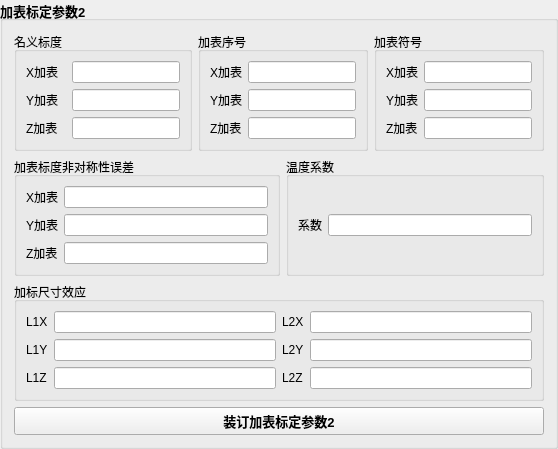
    <widget class="QGroupBox" name="groupBox_19">
     <property name="font">
      <font>
       <pointsize>10</pointsize>
       <weight>75</weight>
       <bold>true</bold>
      </font>
     </property>
     <property name="title">
      <string>加表标定参数2</string>
     </property>
     <layout class="QGridLayout" name="gridLayout_9">
      <item row="0" column="0">
       <widget class="QGroupBox" name="groupBox_23">
        <property name="font">
         <font>
          <pointsize>9</pointsize>
          <weight>50</weight>
          <bold>false</bold>
         </font>
        </property>
        <property name="title">
         <string>名义标度     </string>
        </property>
        <layout class="QGridLayout" name="gridLayout_24">
         <item row="0" column="0">
          <widget class="QLabel" name="label_61">
           <property name="maximumSize">
            <size>
             <width>40</width>
             <height>16777215</height>
            </size>
           </property>
           <property name="text">
            <string>X加表       </string>
           </property>
          </widget>
         </item>
         <item row="0" column="1">
          <widget class="QLineEdit" name="lineEdit_61">
           <property name="toolTip">
            <string>-2147.483648 ~2147.483647</string>
           </property>
          </widget>
         </item>
         <item row="1" column="0">
          <widget class="QLabel" name="label_62">
           <property name="maximumSize">
            <size>
             <width>40</width>
             <height>16777215</height>
            </size>
           </property>
           <property name="text">
            <string>Y加表</string>
           </property>
          </widget>
         </item>
         <item row="1" column="1">
          <widget class="QLineEdit" name="lineEdit_62">
           <property name="toolTip">
            <string>-2147.483648 ~2147.483647</string>
           </property>
          </widget>
         </item>
         <item row="2" column="0">
          <widget class="QLabel" name="label_63">
           <property name="maximumSize">
            <size>
             <width>40</width>
             <height>16777215</height>
            </size>
           </property>
           <property name="text">
            <string>Z加表</string>
           </property>
          </widget>
         </item>
         <item row="2" column="1">
          <widget class="QLineEdit" name="lineEdit_63">
           <property name="toolTip">
            <string>-2147.483648 ~2147.483647</string>
           </property>
          </widget>
         </item>
        </layout>
       </widget>
      </item>
      <item row="0" column="1" colspan="2">
       <widget class="QGroupBox" name="groupBox_24">
        <property name="font">
         <font>
          <pointsize>9</pointsize>
          <weight>50</weight>
          <bold>false</bold>
         </font>
        </property>
        <property name="title">
         <string>加表序号</string>
        </property>
        <layout class="QGridLayout" name="gridLayout_25">
         <item row="0" column="0">
          <widget class="QLabel" name="label_67">
           <property name="text">
            <string>X加表</string>
           </property>
          </widget>
         </item>
         <item row="0" column="1">
          <widget class="QLineEdit" name="lineEdit_67">
           <property name="toolTip">
            <string>-2147.483648 ~2147.483647</string>
           </property>
          </widget>
         </item>
         <item row="1" column="0">
          <widget class="QLabel" name="label_69">
           <property name="text">
            <string>Y加表</string>
           </property>
          </widget>
         </item>
         <item row="1" column="1">
          <widget class="QLineEdit" name="lineEdit_69">
           <property name="toolTip">
            <string>-2147.483648 ~2147.483647</string>
           </property>
          </widget>
         </item>
         <item row="2" column="0">
          <widget class="QLabel" name="label_71">
           <property name="text">
            <string>Z加表</string>
           </property>
          </widget>
         </item>
         <item row="2" column="1">
          <widget class="QLineEdit" name="lineEdit_71">
           <property name="toolTip">
            <string>-2147.483648 ~2147.483647</string>
           </property>
          </widget>
         </item>
        </layout>
       </widget>
      </item>
      <item row="0" column="3">
       <widget class="QGroupBox" name="groupBox_25">
        <property name="font">
         <font>
          <pointsize>9</pointsize>
          <weight>50</weight>
          <bold>false</bold>
         </font>
        </property>
        <property name="title">
         <string>加表符号</string>
        </property>
        <layout class="QGridLayout" name="gridLayout_26">
         <item row="0" column="0">
          <widget class="QLabel" name="label_64">
           <property name="text">
            <string>X加表</string>
           </property>
          </widget>
         </item>
         <item row="0" column="1">
          <widget class="QLineEdit" name="lineEdit_64">
           <property name="toolTip">
            <string>-1或1</string>
           </property>
          </widget>
         </item>
         <item row="1" column="0">
          <widget class="QLabel" name="label_65">
           <property name="text">
            <string>Y加表</string>
           </property>
          </widget>
         </item>
         <item row="1" column="1">
          <widget class="QLineEdit" name="lineEdit_65">
           <property name="toolTip">
            <string>-1或1</string>
           </property>
          </widget>
         </item>
         <item row="2" column="0">
          <widget class="QLabel" name="label_66">
           <property name="text">
            <string>Z加表</string>
           </property>
          </widget>
         </item>
         <item row="2" column="1">
          <widget class="QLineEdit" name="lineEdit_66">
           <property name="toolTip">
            <string>-1或1</string>
           </property>
          </widget>
         </item>
        </layout>
       </widget>
      </item>
      <item row="1" column="0" colspan="2">
       <widget class="QGroupBox" name="groupBox_21">
        <property name="font">
         <font>
          <pointsize>9</pointsize>
          <weight>50</weight>
          <bold>false</bold>
         </font>
        </property>
        <property name="title">
         <string>加表标度非对称性误差</string>
        </property>
        <layout class="QGridLayout" name="gridLayout_22">
         <item row="0" column="0">
          <widget class="QLabel" name="label_70">
           <property name="text">
            <string>X加表</string>
           </property>
          </widget>
         </item>
         <item row="0" column="1">
          <widget class="QLineEdit" name="lineEdit_70">
           <property name="toolTip">
            <string>-2147.483648 ~2147.483647</string>
           </property>
          </widget>
         </item>
         <item row="1" column="0">
          <widget class="QLabel" name="label_72">
           <property name="text">
            <string>Y加表</string>
           </property>
          </widget>
         </item>
         <item row="1" column="1">
          <widget class="QLineEdit" name="lineEdit_72">
           <property name="toolTip">
            <string>-2147.483648 ~2147.483647</string>
           </property>
          </widget>
         </item>
         <item row="2" column="0">
          <widget class="QLabel" name="label_68">
           <property name="text">
            <string>Z加表</string>
           </property>
          </widget>
         </item>
         <item row="2" column="1">
          <widget class="QLineEdit" name="lineEdit_68">
           <property name="toolTip">
            <string>-2147.483648 ~2147.483647</string>
           </property>
          </widget>
         </item>
        </layout>
       </widget>
      </item>
      <item row="1" column="2" colspan="2">
       <widget class="QGroupBox" name="groupBox_26">
        <property name="font">
         <font>
          <pointsize>9</pointsize>
          <weight>50</weight>
          <bold>false</bold>
         </font>
        </property>
        <property name="title">
         <string>温度系数</string>
        </property>
        <layout class="QGridLayout" name="gridLayout_29">
         <item row="0" column="1">
          <widget class="QLineEdit" name="lineEdit_79">
           <property name="toolTip">
            <string>-2147.483648 ~2147.483647</string>
           </property>
          </widget>
         </item>
         <item row="0" column="0">
          <widget class="QLabel" name="label_81">
           <property name="text">
            <string>系数</string>
           </property>
          </widget>
         </item>
        </layout>
       </widget>
      </item>
      <item row="2" column="0" colspan="4">
       <widget class="QGroupBox" name="groupBox_22">
        <property name="font">
         <font>
          <pointsize>9</pointsize>
          <weight>50</weight>
          <bold>false</bold>
         </font>
        </property>
        <property name="title">
         <string>加标尺寸效应</string>
        </property>
        <layout class="QGridLayout" name="gridLayout_23">
         <item row="0" column="1">
          <widget class="QLineEdit" name="lineEdit_75">
           <property name="toolTip">
            <string>-2147.483648 ~2147.483647</string>
           </property>
          </widget>
         </item>
         <item row="0" column="3">
          <widget class="QLabel" name="label_77">
           <property name="text">
            <string>L2X</string>
           </property>
          </widget>
         </item>
         <item row="3" column="1">
          <widget class="QLineEdit" name="lineEdit_73">
           <property name="toolTip">
            <string>-2147.483648 ~2147.483647</string>
           </property>
          </widget>
         </item>
         <item row="3" column="0">
          <widget class="QLabel" name="label_75">
           <property name="text">
            <string>L1Z</string>
           </property>
          </widget>
         </item>
         <item row="3" column="3">
          <widget class="QLabel" name="label_78">
           <property name="text">
            <string>L2Z</string>
           </property>
          </widget>
         </item>
         <item row="3" column="4">
          <widget class="QLineEdit" name="lineEdit_77">
           <property name="toolTip">
            <string>-2147.483648 ~2147.483647</string>
           </property>
          </widget>
         </item>
         <item row="0" column="0">
          <widget class="QLabel" name="label_73">
           <property name="text">
            <string>L1X</string>
           </property>
          </widget>
         </item>
         <item row="0" column="4">
          <widget class="QLineEdit" name="lineEdit_76">
           <property name="toolTip">
            <string>-2147.483648 ~2147.483647</string>
           </property>
          </widget>
         </item>
         <item row="1" column="1">
          <widget class="QLineEdit" name="lineEdit_74">
           <property name="toolTip">
            <string>-2147.483648 ~2147.483647</string>
           </property>
          </widget>
         </item>
         <item row="1" column="0">
          <widget class="QLabel" name="label_74">
           <property name="text">
            <string>L1Y</string>
           </property>
          </widget>
         </item>
         <item row="1" column="3">
          <widget class="QLabel" name="label_76">
           <property name="text">
            <string>L2Y</string>
           </property>
          </widget>
         </item>
         <item row="1" column="4">
          <widget class="QLineEdit" name="lineEdit_78">
           <property name="toolTip">
            <string>-2147.483648 ~2147.483647</string>
           </property>
          </widget>
         </item>
        </layout>
       </widget>
      </item>
      <item row="3" column="0" colspan="4">
       <widget class="QPushButton" name="pushButton_8">
        <property name="text">
         <string>装订加表标定参数2</string>
        </property>
       </widget>
      </item>
     </layout>
    </widget>
